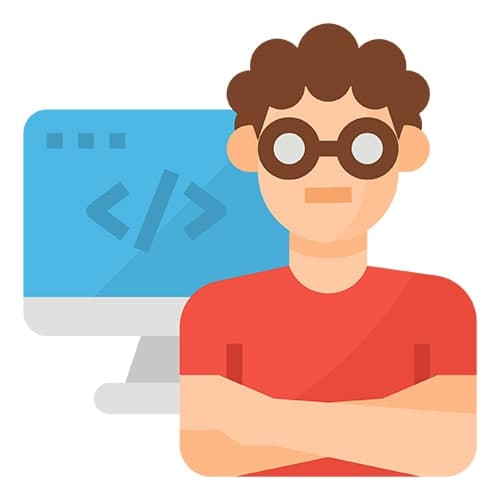
#> input picture Mini Project 2/Default.jpg, 500 x 500 px
$ python 'shear-shadow(simple).py'
#> lines starting #> are read from the running program, lines starting #| are printed output that depends on the picture
#> further down, img is the input picture: shape (500, 500, 3); mean R, G, B 209.9, 192.6, 189.7
import numpy as np
from matplotlib import image as im
import matplotlib.pyplot as plt


def shear_image(img, l):
    """shears(skews) given image according to lambda(l)

    Args:
        img ([3darr]): source image data
        l ([float]): lambda or shear coefficient(sign will be considered)

    Returns:
        [3darr]: sheared image data
    """
#> called with l = 0.1
    # building a suitable array for sheared image
    img_h = img.shape[0]  # source image data height
#> img_h = 500
    img_w = img.shape[1]  # source image data width
#> img_w = 500
    # new image data width(maximum row offset)
    new_img_w = int(img_w+(abs(l)*img_h))
#> new_img_w = 550
    # new image data shape
    new_img = np.full((img_h, new_img_w, 3), 255, dtype='uint8')

    # pasting each row of source image with corresponding offset into new data
    for i in range(img_h):
        # calculated offset for each row(lambda sign also considered!)
        row_offset = (int((img_h - i)*l), int(i*(-l)))[l < 0]
        new_img[i, row_offset:row_offset+img_w, :] = img[i, :, :]
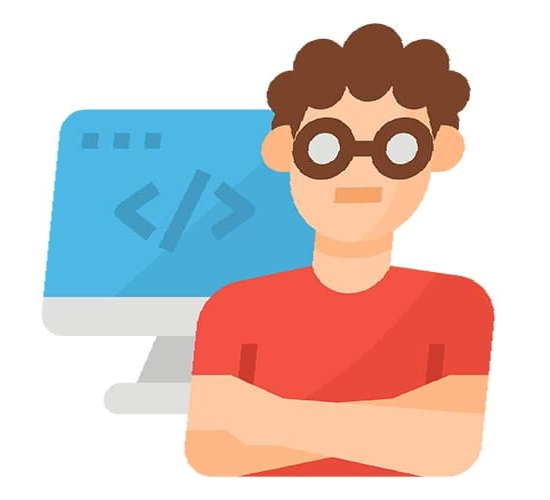
#> new_img: shape (500, 550, 3); mean R, G, B 214, 198.3, 195.6
    return new_img


def paint_shadow(img, sheared_img, l):
    """[summary]

    Args:
        img ([3darr]): [description]
        sheared_img ([3darr]): [description]
        l ([float]): lambda or shear coefficient(sign will be considered)

    """
#> called with l = 0.1
    img_h = img.shape[0]  # source image data height
#> img_h = 500
    img_w = img.shape[1]  # source image data width
#> img_w = 500
    # sh_img_w = sheared_img.shape[1]  # sheared image data width
    new_img = np.full((img_h, img_w, 3), 255, dtype='uint8')

    for i in range(img_h):
        row_offset = int((img_h - i)*l)  # negative l?
        for j in range(img_w):
            # if in source img data is not white
            if(not np.all(img[i, j] >= (245, 245, 245))):
                new_img[i, j] = img[i, j]
            # else if in sheared img we have non white
            elif(j > row_offset and not np.all(sheared_img[i, j] >= (245, 245, 245))):
                new_img[i, j] = (100, 100, 100)
            else:
                new_img[i, j] = img[i, j]
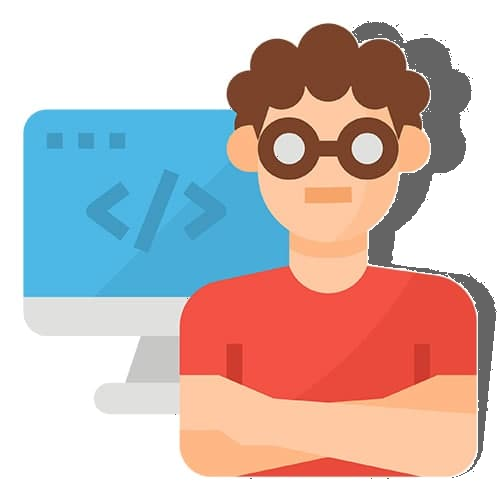
#> new_img: shape (500, 500, 3); mean R, G, B 203, 185.8, 182.8

    return new_img


if __name__ == "__main__":

    #inp = input("Enter the Image Direcotry:(default is Default.jpg)\n")
    #img_file_address = (inp, "Default.jpg")[inp == ""]
    img_file_address = "Default.jpg"
    #inp = input("Enter the desired value of shear:(default is 0.1)\n")
    #img_file_address = (float(inp), float(0.1))[inp == ""]
    l = float(0.1)
    # try read img!!
    img = im.imread(img_file_address)
    new_img = shear_image(img, l)
    shadow_img = paint_shadow(img, new_img, l)
    plt.imshow(shadow_img)
    plt.show()
